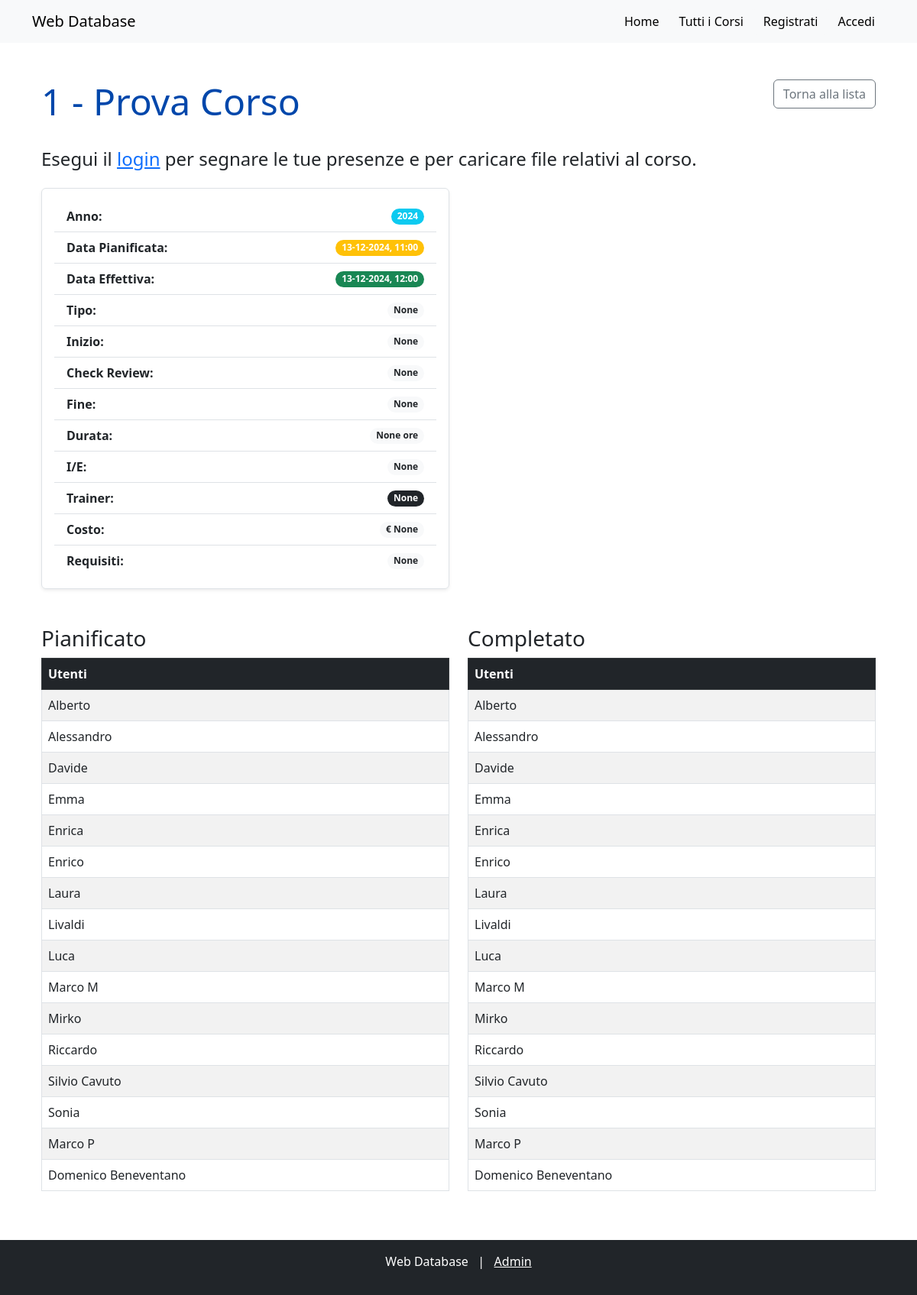
Screenshot of /coursedetail/314/ with the database file from the repository.
### web_app/models.py (models this page shows, shortened)
class Course(models.Model):
    year = models.IntegerField(null=True, blank=True)
    course_n = models.CharField(max_length=255, null=True, blank=True)
    course_name = models.TextField(null=True, blank=True)
    planned_date = models.DateTimeField(null=True, blank=True)
    effective_date = models.DateTimeField(null=True, blank=True)
    type = models.CharField(max_length=255, null=True, blank=True)
    start = models.CharField(max_length=255, null=True, blank=True)
    check_review = models.CharField(max_length=255, null=True, blank=True)
    end = models.CharField(max_length=255, null=True, blank=True)
    duration = models.FloatField(null=True, blank=True)
    i_e = models.CharField(max_length=255, null=True, blank=True)
    trainer = models.CharField(max_length=255, null=True, blank=True)
    cost = models.FloatField(null=True, blank=True)
    requirement = models.CharField(max_length=255, null=True, blank=True)

class CustomUser(AbstractUser):
    USER_TYPE_CHOICES = (
        ('person', 'Persona'),
        ('quality_manager', 'Quality Manager'),
    )
    user_type = models.CharField(max_length=20, choices=USER_TYPE_CHOICES)

### web_app/views.py (the view)
# urls.py: path('coursedetail/<int:pk>/', views.course_detail, name='course_detail'),
def course_detail(request, pk):
    course = get_object_or_404(Course, pk=pk)
    files = File.objects.filter(user_id=request.user.id, course=pk).order_by('-uploaded_at')
    attendances = Attendance.objects.filter(course_id=pk)
    planned = attendances.filter(state='planned').select_related('user')
    completed = attendances.filter(state='completed').select_related('user')
    current_user_planned = attendances.filter(state='planned', user_id=request.user.id).first()
    current_user_completed = attendances.filter(state='completed', user_id=request.user.id).first()
    context = {
        'course': course,
        'planned_users': [attendance.user for attendance in planned],
        'completed_users': [attendance.user for attendance in completed],
        'files': files,
        'current_user_planned': current_user_planned,
        'current_user_completed': current_user_completed,
    }
    return render(request, 'web_app/course_detail.html', context)

### web_app/templates/web_app/course_detail.html (shortened to what this page needs)
{% extends "base.html" %}
{% block content %}
    <div class="container">
        <div class="d-flex justify-content-between align-items-start mb-4">
            <div class="flex-grow-1" style="max-width: calc(100% - 150px);">
                <h3 class="font-weight-bold" style="white-space: normal; word-wrap: break-word; color: rgb(0, 71, 171); font-size: 3rem;">
                    {{ course.course_n }} - {{ course.course_name }}
                </h3>
            </div>
            <a href="{% url 'courses' %}" class="btn btn-outline-secondary">
                 Torna alla lista
            </a>
        </div>
    <div class="mb-4">
        {% if user.is_authenticated %}
            {% if not current_user_planned.id %}
            <a href="{% url 'add_planned_attendance' course.id %}" class="btn btn-primary me-2">
                <i class="bi bi-pencil"></i> Aggiungi presenza pianificata
            </a>
            {% endif %}
            {% if current_user_planned.id %}
            <a href="{% url 'remove_planned_attendance' course.id current_user_planned.id %}" class="btn btn-outline-danger">
                <i class="bi bi-trash"></i> Rimuovi presenza pianificata
            </a>
            {% endif %}
            {% if not current_user_completed.id %}
            <a href="{% url 'add_completed_attendance' course.id %}" class="btn btn-primary me-2">
                <i class="bi bi-pencil"></i> Aggiungi presenza completata
            </a>
            {% endif %}
            {% if current_user_completed.id %}
            <a href="{% url 'remove_completed_attendance' course.id current_user_completed.id %}" class="btn btn-outline-danger">
                <i class="bi bi-trash"></i> Rimuovi presenza completata
            </a>
            {% endif %}
        {% else %}
            <h4> Esegui il <a href="{% url 'login' %}">login</a> per segnare le tue presenze e per caricare file relativi al corso.</h4>
        {% endif %}
    </div>
    <div class="row mb-4">
        <div class="col-md-6">
            <div class="course-details-list p-3 border rounded shadow-sm">
                <ul class="list-group list-group-flush">
                    <li class="list-group-item d-flex justify-content-between align-items-center">
                        <strong>Anno:</strong>
                        <span class="badge rounded-pill bg-info">{{ course.year }}</span>
                    </li>
                    <li class="list-group-item d-flex justify-content-between align-items-center">
                        <strong>Data Pianificata:</strong>
                        <span class="badge rounded-pill bg-warning">{{ course.planned_date|date:'d-m-Y, H:i' }}</span>
                    </li>
                    <li class="list-group-item d-flex justify-content-between align-items-center">
                        <strong>Data Effettiva:</strong>
                        <span class="badge rounded-pill bg-success">{{ course.effective_date|date:'d-m-Y, H:i' }}</span>
                    </li>
                    <li class="list-group-item d-flex justify-content-between align-items-center">
                        <strong>Tipo:</strong>
                        <span class="badge rounded-pill bg-light text-dark">{{ course.type }}</span>
                    </li>
                    <li class="list-group-item d-flex justify-content-between align-items-center">
                        <strong>Inizio:</strong>
                        <span class="badge rounded-pill bg-light text-dark">{{ course.start }}</span>
                    </li>
                    <li class="list-group-item d-flex justify-content-between align-items-center">
                        <strong>Check Review:</strong>
                        <span class="badge rounded-pill bg-light text-dark">{{ course.check_review }}</span>
                    </li>
                    <li class="list-group-item d-flex justify-content-between align-items-center">
                        <strong>Fine:</strong>
                        <span class="badge rounded-pill bg-light text-dark">{{ course.end }}</span>
                    </li>
                    <li class="list-group-item d-flex justify-content-between align-items-center">
                        <strong>Durata:</strong>
                        <span class="badge rounded-pill bg-light text-dark">{{ course.duration }} ore</span>
                    </li>
                    <li class="list-group-item d-flex justify-content-between align-items-center">
                        <strong>I/E:</strong>
                        <span class="badge rounded-pill bg-light text-dark">{{ course.i_e }}</span>
                    </li>
                    <li class="list-group-item d-flex justify-content-between align-items-center">
                        <strong>Trainer:</strong>
                        <span class="badge rounded-pill bg-dark">{{ course.trainer }}</span>
                    </li>
                    <li class="list-group-item d-flex justify-content-between align-items-center">
                        <strong>Costo:</strong>
                        <span class="badge rounded-pill bg-light text-dark">&euro; {{ course.cost }}</span>
                    </li>
                    <li class="list-group-item d-flex justify-content-between align-items-center">
                        <strong>Requisiti:</strong>
                        <span class="badge rounded-pill bg-light text-dark">{{ course.requirement }}</span>
                    </li>
                </ul>
            </div>
        </div>
    </div>
        <br>
        <div class="row">
            <div class="col-md-6">
                <div class="d-flex justify-content-between align-items-center mb-2">
                    <h3 class="mb-0">Pianificato</h3>
                </div>
                <div class="table-responsive">
                    <table class="table table-striped table-bordered table-hover">
                        <thead class="table-dark">
                            <tr>
                                <th>Utenti</th>
                            </tr>
                        </thead>
                        <tbody>
                            {% for user in planned_users %}
                            <tr>
                                <td>{{ user.first_name }} {{ user.last_name }}</td>
                            </tr>
                            {% empty %}
                            <tr>
                                <td>Nessun utente</td>
                            </tr>
                            {% endfor %}
                        </tbody>
                    </table>
                </div>
            </div>
            <div class="col-md-6">
                <div class="d-flex justify-content-between align-items-center mb-2">
                    <h3 class="mb-0">Completato</h3>
                </div>
                <div class="table-responsive">
                    <table class="table table-striped table-bordered table-hover">
                        <thead class="table-dark">
                            <tr>
                                <th>Utenti</th>
                            </tr>
                        </thead>
                        <tbody>
                            {% for user in completed_users %}
                            <tr>
                                <td>{{ user.first_name }} {{ user.last_name }}</td>
                            </tr>
                            {% empty %}
                            <tr>
                                <td>Nessun utente</td>
                            </tr>
                            {% endfor %}
                        </tbody>
                    </table>
                </div>
            </div>
        </div>
    </div>
{% endblock %}

### templates/base.html (style rules this page uses)
html, body { height: 100%; }

### rows the page displays
Course: course_n "1", course_name "Prova Corso", year "2024", planned_date "13-12-2024, 11:00", effective_date "13-12-2024, 12:00", type "None", start "None", check_review "None", end "None", duration "None", i_e "None", trainer "None", cost "None", requirement "None"
CustomUser: first_name "Alberto"
CustomUser: first_name "Alessandro"
CustomUser: first_name "Davide"
CustomUser: first_name "Emma"
CustomUser: first_name "Enrica"
CustomUser: first_name "Enrico"
CustomUser: first_name "Laura"
CustomUser: first_name "Livaldi"
CustomUser: first_name "Luca"
CustomUser: first_name "Marco", last_name "M"
CustomUser: first_name "Mirko"
CustomUser: first_name "Riccardo"
CustomUser: first_name "Silvio", last_name "Cavuto"
CustomUser: first_name "Sonia"
CustomUser: first_name "Marco", last_name "P"
CustomUser: first_name "Domenico", last_name "Beneventano"
